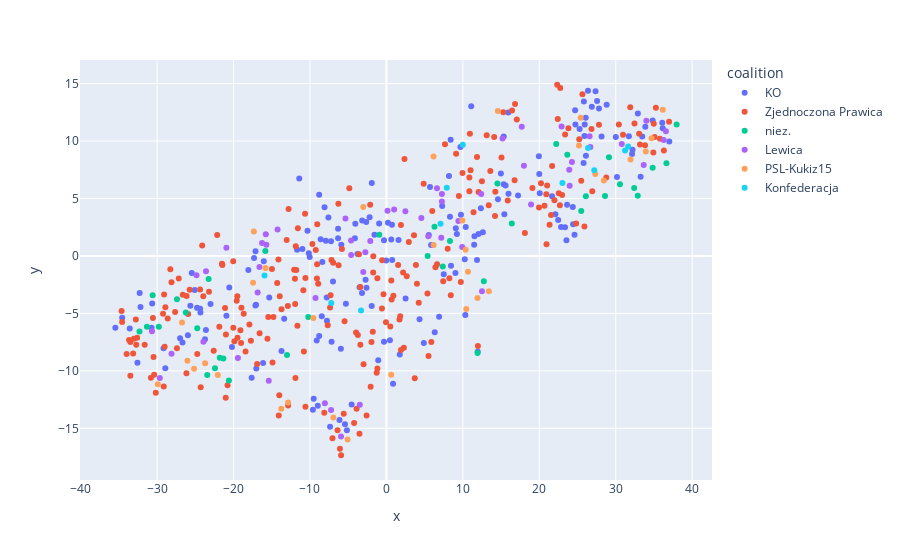

Here is the notebook cell this chart was saved with:
### Code cell
df = pd.DataFrame(tsne2d, columns=['x', 'y'])
df['username'] = users_with_embeddings['username']
df['coalition'] = users_with_embeddings['coalition']
fig = px.scatter(df, x='x', y='y', hover_name="username", color='coalition')
fig.show()

### Figure 1 — Plotly figure (JSON) as saved in the notebook; plotly's stock layout.template omitted (floating-point values rounded to 4 significant figures; data arrays with more than 128 entries replaced by an {"elided": "..."} marker saying what was removed)
{"data": [{"hovertemplate": "<b>%{hovertext}</b><br><br>coalition=KO<br>x=%{x}<br>y=%{y}<extra></extra>", "hovertext": {"elided": "177 str values"}, "legendgroup": "KO", "marker": {"color": "#636efa", "symbol": "circle"}, "mode": "markers", "name": "KO", "orientation": "v", "showlegend": true, "type": "scatter", "x": {"elided": "177 float values"}, "xaxis": "x", "y": {"elided": "177 float values"}, "yaxis": "y"}, {"hovertemplate": "<b>%{hovertext}</b><br><br>coalition=Zjednoczona Prawica<br>x=%{x}<br>y=%{y}<extra></extra>", "hovertext": {"elided": "236 str values"}, "legendgroup": "Zjednoczona Prawica", "marker": {"color": "#EF553B", "symbol": "circle"}, "mode": "markers", "name": "Zjednoczona Prawica", "orientation": "v", "showlegend": true, "type": "scatter", "x": {"elided": "236 float values"}, "xaxis": "x", "y": {"elided": "236 float values"}, "yaxis": "y"}, {"hovertemplate": "<b>%{hovertext}</b><br><br>coalition=niez.<br>x=%{x}<br>y=%{y}<extra></extra>", "hovertext": ["adamowicz_magda", "andrzejdziuba", "anna_hetman", "crenkiewicz", "danutahuebner", "dobroslawa_g", "dulkiewicz_a", "d_beger", "grzymowicz", "hannagillpiatek", "janinaochojska", "jazmurkiewicz", "konarskilukasz", "krupamarcinpl", "kwiatkowski2011", "lkulikpl", "lukasz_borowiak", "maci3k19", "maciej_pikor", "michalkobosko", "m_poblocki", "opoleprezydent", "pl_2050", "prezydentsz_n", "przybylskicez", "radoslawrataj", "radwitkowski", "robertraczyski1", "romanciepiela", "ryszard_galla", "smolaria", "stgawlowski", "sutrykjacek", "szymon_holownia", "ukaszna", "wadim_nowa_sol", "ziebadariusz"], "legendgroup": "niez.", "marker": {"color": "#00cc96", "symbol": "circle"}, "mode": "markers", "name": "niez.", "orientation": "v", "showlegend": true, "type": "scatter", "x": [-15.83, -29.78, -21.8, -23.44, 11.92, 16.4, 7.379, 5.394, -21.33, 8.313, 6.287, -30.58, 28.6, -13.01, -26.24, 37.97, 25.49, 32.41, 22.22, 14.52, -22.43, 12.75, -24.75, 26.09, -32.3, 32.88, 34.83, -27.4, -10.22, -20.61, 29.12, -0.9289, -31.33, -23.26, 30.55, 23.67, 36.64], "xaxis": "x", "y": [0.4351, -6.157, -8.869, -10.36, -8.45, 2.816, -0.9265, -0.01494, -8.918, 1.308, 2.533, -3.42, 5.211, -8.621, -4.912, 11.44, 3.91, 5.905, 9.747, 6.304, -9.78, -2.198, -6.287, 5.205, -6.582, 5.24, 7.667, -3.77, -5.302, -10.83, 8.588, 1.848, -6.155, -2.014, 6.24, 8.812, 8.06], "yaxis": "y"}, {"hovertemplate": "<b>%{hovertext}</b><br><br>coalition=Lewica<br>x=%{x}<br>y=%{y}<extra></extra>", "hovertext": ["agabak", "am_zukowska", "andrzejszejna", "anitakdzg", "anitasowinska", "arek_iwaniak", "arozenek", "beata__ms", "bliberadzki", "b_maciejewska", "czerniak_jacek", "dgpopiolek", "falejmonika", "gabrielamorstan", "janszopinski", "joankasw", "karolinapawli15", "kgawkowski", "koperskiprzemek", "kopiecmaciej", "kotulakat", "kretkowskak", "krutulpawel", "kueberhan", "kwiatkowskirob", "k_smiszek", "leszekmiller", "lukaszkohut", "l_komoniewski", "magdabiejat", "marcinkulasek", "marekrutka", "matyjaszczykk", "mmzawisza", "m_gdula", "m_prokop_p", "obazrobert2", "pawlowska_pl", "polamatysiak", "poselbalt", "poselttrela", "profmarekbelka", "robertbiedron", "senyszyn_joanna", "sylwiaspurek", "szczepanski2019", "tkrzakowski", "wandanowicka", "wieczorekdarek", "wiesawbuz", "wlodekczarzasty", "wojciechkoniec4", "zandbergrazem", "_mkonieczny"], "legendgroup": "Lewica", "marker": {"color": "#ab63fa", "symbol": "circle"}, "mode": "markers", "name": "Lewica", "orientation": "v", "showlegend": true, "type": "scatter", "x": [-4.621, 36.57, -2.758, -4.615, -15.71, 7.175, 30.79, -14.24, -23.94, -9.282, 23.98, 24.27, -3.479, -16.27, 12.5, 9.415, -8.053, 7.262, -20.94, 9.912, 26.68, -16.61, -29.65, -5.358, 22.92, 26.59, 15.19, -2.109, -15.39, 4.574, -28.11, 0.1463, -30.67, 5.483, 23.92, 36.28, 1.012, 2.481, 34.01, -5.937, -15.77, -3.029, -24.85, 18.92, -23.6, -7.241, -19.43, 7.254, 17.71, -16.84, 33.66, 17.99, 12.4, 6.619], "xaxis": "x", "y": [1.336, 10.86, 0.3327, 0.08167, 0.9844, 1.594, 9.742, 2.303, -7.461, -3.649, 6.1, 8.172, -12.96, 1.116, -3.067, 3.05, -12.82, 5.382, 0.7171, 0.7872, 9.48, -0.9519, -10.63, 3.255, 11.26, 10.41, 10.21, 1.293, -10.85, 3.303, -8.505, 3.929, -6.551, 1.711, 7.507, 10.09, 4.036, 3.882, 11.76, -15.71, 1.895, -1.397, -1.678, 4.481, -1.339, -13.4, -8.887, 4.733, 11.24, -3.185, 7.911, 7.855, 5.396, 5.893], "yaxis": "y"}, {"hovertemplate": "<b>%{hovertext}</b><br><br>coalition=PSL-Kukiz15<br>x=%{x}<br>y=%{y}<extra></extra>", "hovertext": ["agascigaj", "bozenazelazowsk", "brzezinmarek", "czsiekierski", "dariuszklimczak", "grzybandrzej", "hetman_k", "jacek_tomczak", "janeklopata", "jarek_rzepa", "jarubasadam", "jflibicki", "jsachajko", "kasprzakmiecz", "kosiniakkamysz", "kosinskik", "krzysztofpaszyk", "kurzawadariusz", "lubczyk_radek", "m_maliszewski", "paslawska", "pawelbejda", "pkukiz", "protasiewiczj", "pzgorzelskip", "p_szramka", "sawickimarek", "stefankrajewski", "struzikadam", "styszka", "unowogorska", "wojtekbakun", "wtbartoszewski"], "legendgroup": "PSL-Kukiz15", "marker": {"color": "#FFA15A", "symbol": "circle"}, "mode": "markers", "name": "PSL-Kukiz15", "orientation": "v", "showlegend": true, "type": "scatter", "x": [33.94, -22.06, -29.9, -23.72, 0.6231, 10.45, 9.944, -26.74, 13.4, -6.941, -9.555, 11.92, -17.44, -5.073, -3.027, 25.19, -25.16, 6.165, 6.181, -12.86, 10.36, -13.76, 31.94, 25.41, -26.04, 28.45, 36.16, 10.67, -15.82, 27.32, -17.34, 34.69, 14.58], "xaxis": "x", "y": [9.095, -10.37, -11.16, -9.339, -10.33, -4.609, 3.074, -5.798, -3.067, -14.07, -5.405, -3.656, -2.322, -15.98, 4.265, 9.604, -9.82, 8.661, 0.9434, -12.75, 0.5317, -13.3, 8.392, 12.02, -9.114, 6.565, 12.73, -1.382, -1.04, 7.125, 2.137, 10.23, 12.62], "yaxis": "y"}, {"hovertemplate": "<b>%{hovertext}</b><br><br>coalition=Konfederacja<br>x=%{x}<br>y=%{y}<extra></extra>", "hovertext": ["arturdziambor", "d_sosnierz", "grzegorzbraun_", "jkmmikke", "konradberkowicz", "krzysztofbosak", "kulesza_pl", "k_kaminski_", "robertwinnicki", "tudujkrzysztof", "urbaniak_michal"], "legendgroup": "Konfederacja", "marker": {"color": "#19d3f3", "symbol": "circle"}, "mode": "markers", "name": "Konfederacja", "orientation": "v", "showlegend": true, "type": "scatter", "x": [31.22, 7.084, -3.32, 9.995, -7.213, 27.19, 31.63, -15.95, 7.899, 23.03, 26.38], "xaxis": "x", "y": [9.181, 2.803, -4.754, 9.686, -4.087, 7.454, 9.519, -1.706, 5.938, 6.355, 9.404], "yaxis": "y"}], "layout": {"legend": {"title": {"text": "coalition"}, "tracegroupgap": 0}, "margin": {"t": 60}, "xaxis": {"anchor": "y", "domain": [0, 1], "title": {"text": "x"}}, "yaxis": {"anchor": "x", "domain": [0, 1], "title": {"text": "y"}}}}
